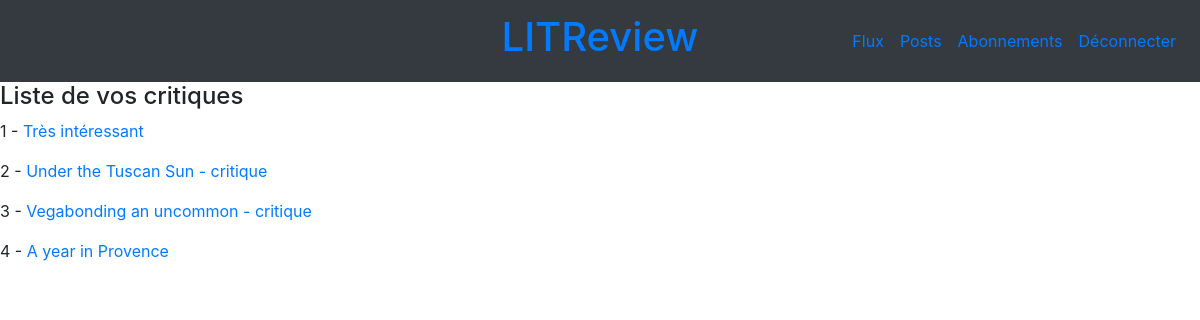
The page /reviews/list/ (signed in) on the database its author committed.
### reviews/models.py (models this page shows, shortened)
class Review(models.Model):
    ticket = models.ForeignKey(to=Ticket, on_delete=models.CASCADE, related_name='reviews')
    rating = models.PositiveSmallIntegerField(
        validators=[MinValueValidator(0), MaxValueValidator(5)])
    headline = models.CharField(max_length=128)
    body = models.CharField(max_length=8192, blank=True)
    user = models.ForeignKey(
        to=settings.AUTH_USER_MODEL, on_delete=models.CASCADE, related_name='reviews')
    time_created = models.DateTimeField(auto_now_add=True)  # Add this
    def get_absolute_url(self):
        return reverse("reviews:review-detail", kwargs={"pk": self.id})

### reviews/views.py (the view)
# urls.py: path('reviews/list/', views.ReviewListView.as_view(), name='review-list'),
class ReviewListView(ListView):
    template_name = 'reviews/review_list.html'
    queryset = Review.objects.all()

### reviews/templates/reviews/review_list.html
{% extends 'reviews/includes/header.html' %}
{% block content %}
     <h4>Liste de vos critiques</h4>
     {% for instance in object_list %}
          <p>{{ forloop.counter }} - <a href='{{ instance.get_absolute_url }}'>{{ instance.headline }}</a></p>
     {% endfor %}
{% endblock %}

### rows shown on the page
Review: headline "Très intéressant"
Review: headline "Under the Tuscan Sun - critique"
Review: headline "Vegabonding an uncommon - critique"
Review: headline "A year in Provence"
